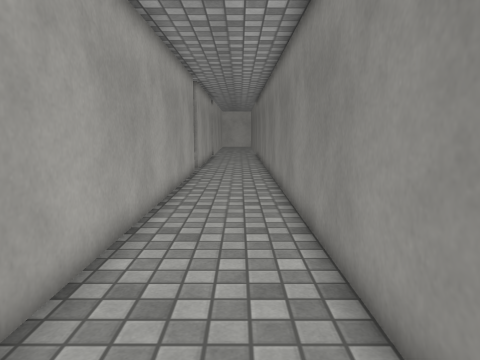
[1] (above)

20 first-person views from a walk through a scene from a Unity 3-D project. The camera is 1.2 m above the floor, tilts 8° down and sees 70° across. The floor is counted in squares, 0.5 m on a side. Each view is taken from the middle of a square. On the plan, view 1 faces up. The plan holds only what a view shows up to about 20 squares ahead; the rest is blank. The place goes on beyond the plan. Surface patterns are stand-ins for the level's own textures.

[2]
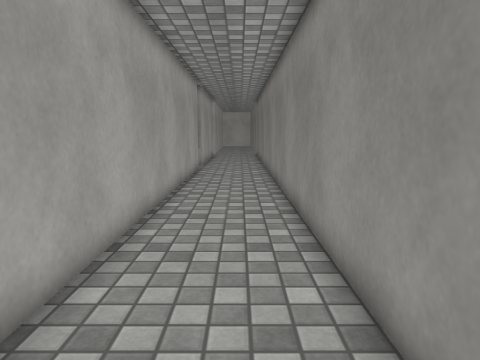

[3]
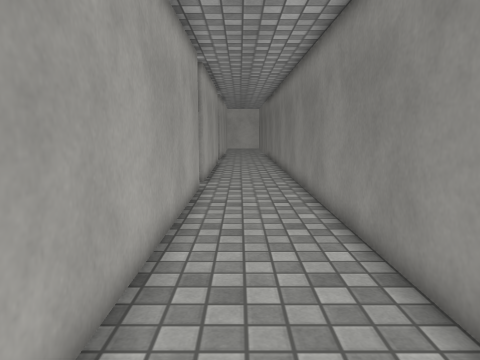

[4]
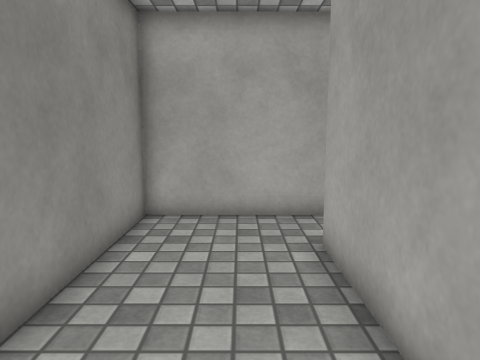

[5]
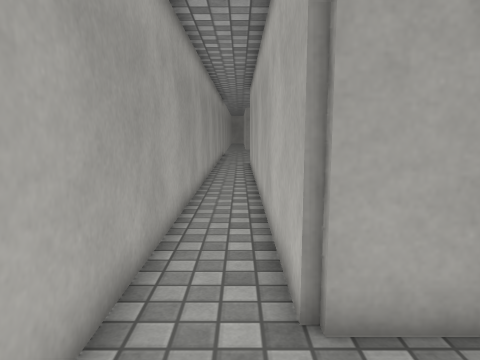

[6]
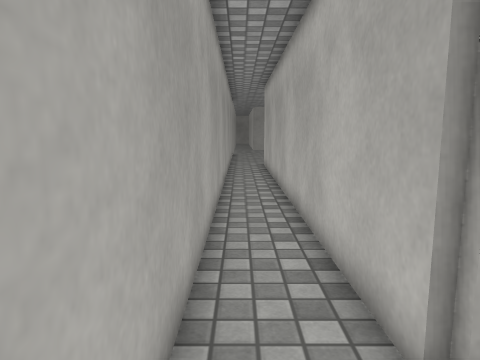

[7]
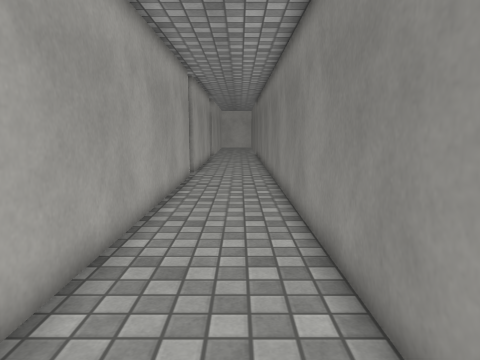

[8]
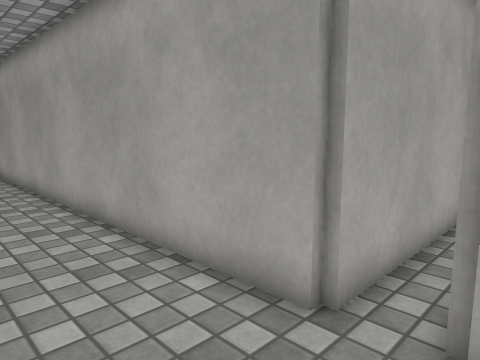

[9]
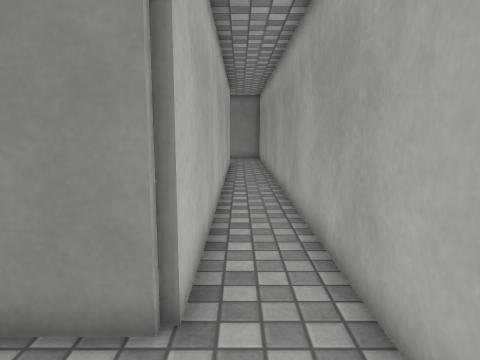

[10]
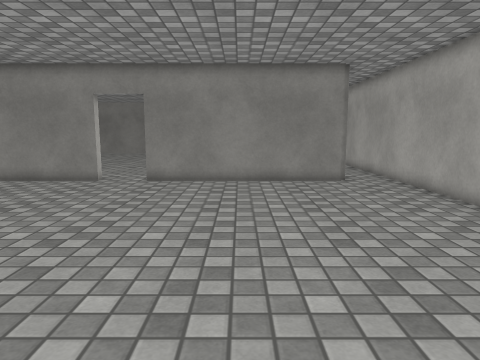

[11]
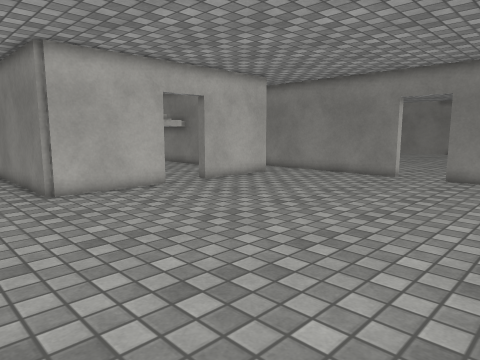

[12]
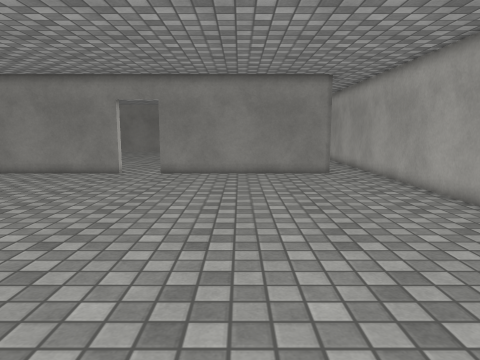

[13]
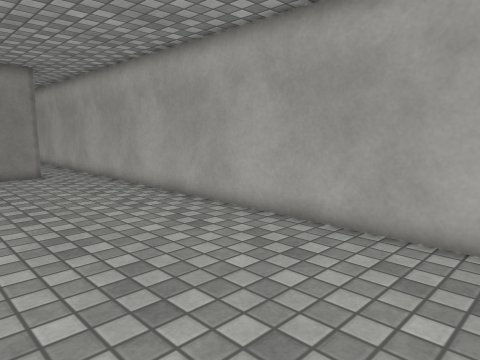

[14]
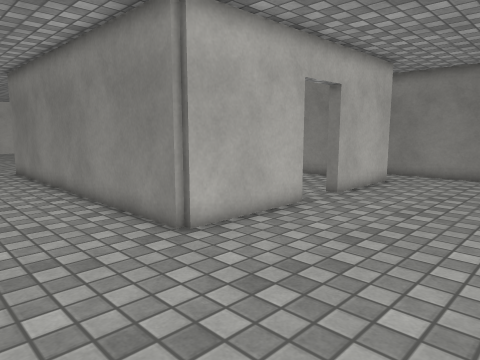

[15]
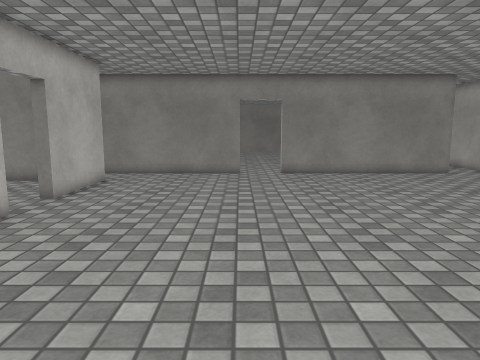

[16]
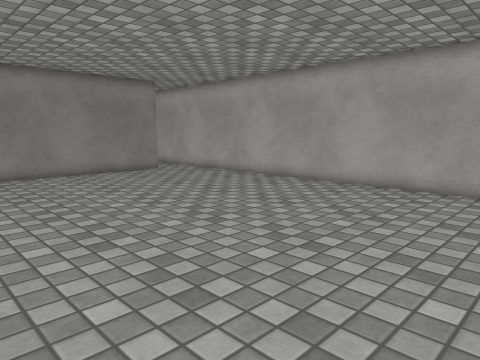

[17]
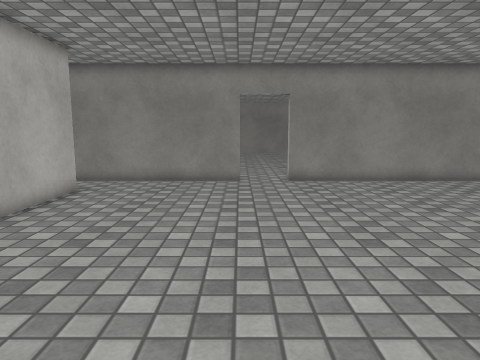

[18]
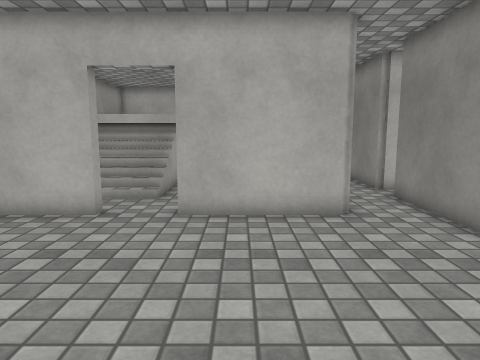

[19]
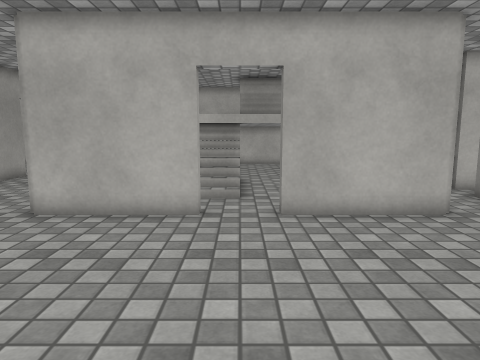

[20]
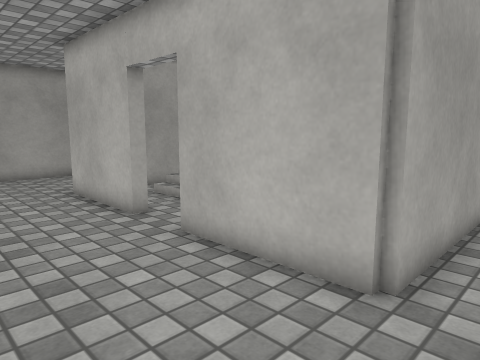

### Floor plan
Points are (right, up) in squares from view 1. A wall is a line through its corners. A room is listed if a view was taken in it or the views show most of it. See-through windows are left out.
Room 1 (views 1, 2, 3, 4, 5, 6, 7, 8)
walls: (-2.7, 20.6) (-2.7, -1.2); (-2.7, 23.5) (-2.7, 22.4); (-2.4, -3.8) (1.8, -3.8) (1.8, 23.5)
ways out: opening at (-2, -2.5) to room 2
Room 2 (views 9, 10, 11, 12, 13, 14, 15, 16, 17, 18, 19, 20)
walls: (-25.3, 11) (-25.3, 20.6); (-35.2, 17.7) (-40.2, 17.7) (-40.2, 23.5); (-25.3, -1.1) (-25.3, 8.6); (-27.9, 17.7) (-32.8, 17.7); (-43.9, -3.8) (-2.4, -3.8); (-27.7, 23.5) (-27.7, 18); (-25.3, 22.4) (-25.3, 23.5); (-2.7, -1.2) (-25, -1.2)
ways out: opening at (-2, -2.5) to room 1; opening at (-34, 18); opening at (-25, 9.5)

Positions as (right, up) in squares from view 1, and headings:
1: (0, 0), facing up
2: (0, -2), facing up
3: (-1, 6), facing up
4: (-1, 6), facing down
5: (1, -2), facing left
6: (0, -3), facing left
7: (0, 2), facing up
8: (1, 23), facing down-left
9: (-29, -2), facing right
10: (-42, 4), facing right
11: (-44, 4), facing up-right
12: (-45, 4), facing right
13: (-45, 4), facing down-right
14: (-45, 11), facing up-right
15: (-45, 11), facing right
16: (-45, 11), facing down-right
17: (-42, 11), facing right
18: (-31, 8), facing up
19: (-34, 8), facing up
20: (-26, 13), facing up-left
